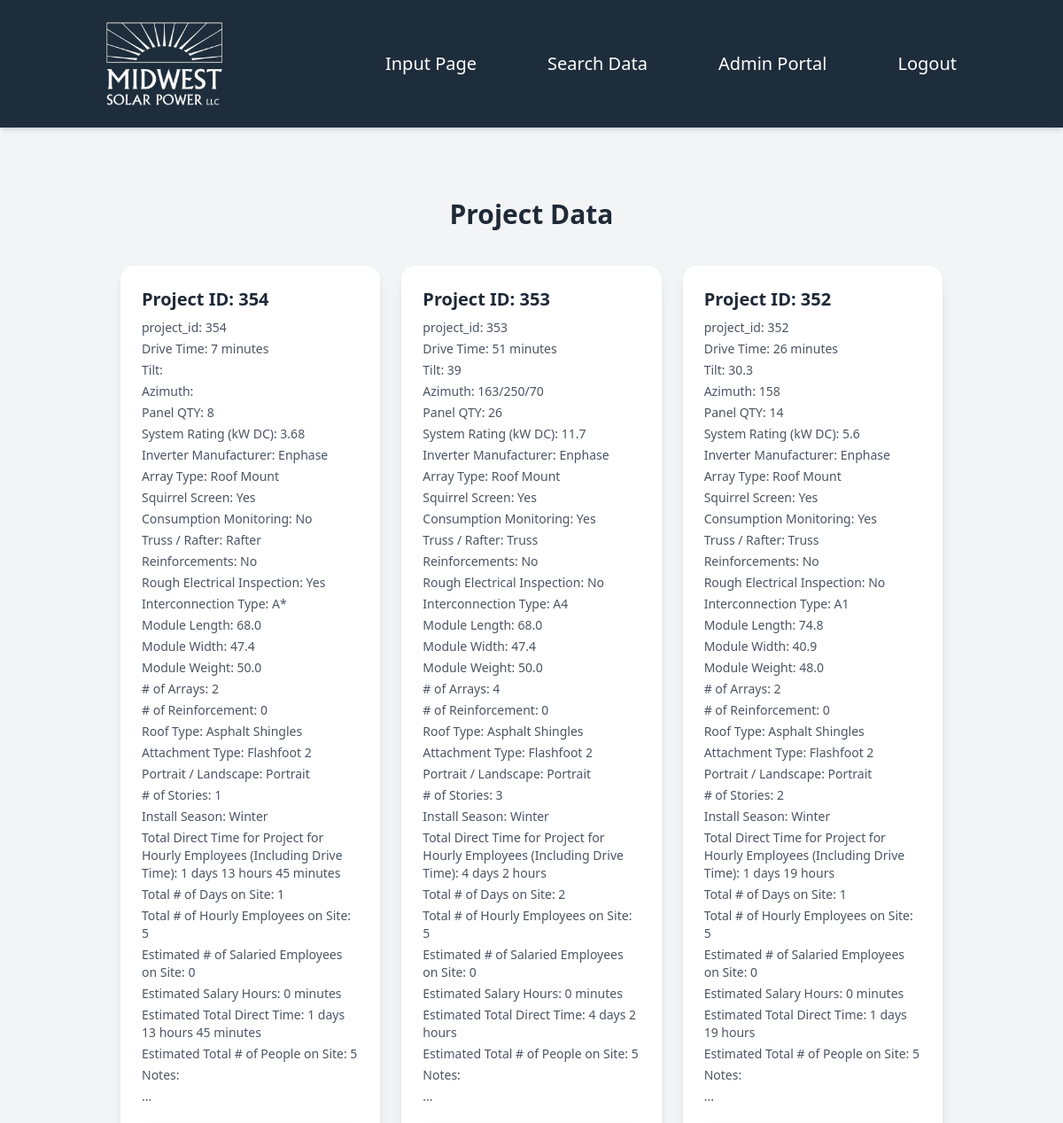
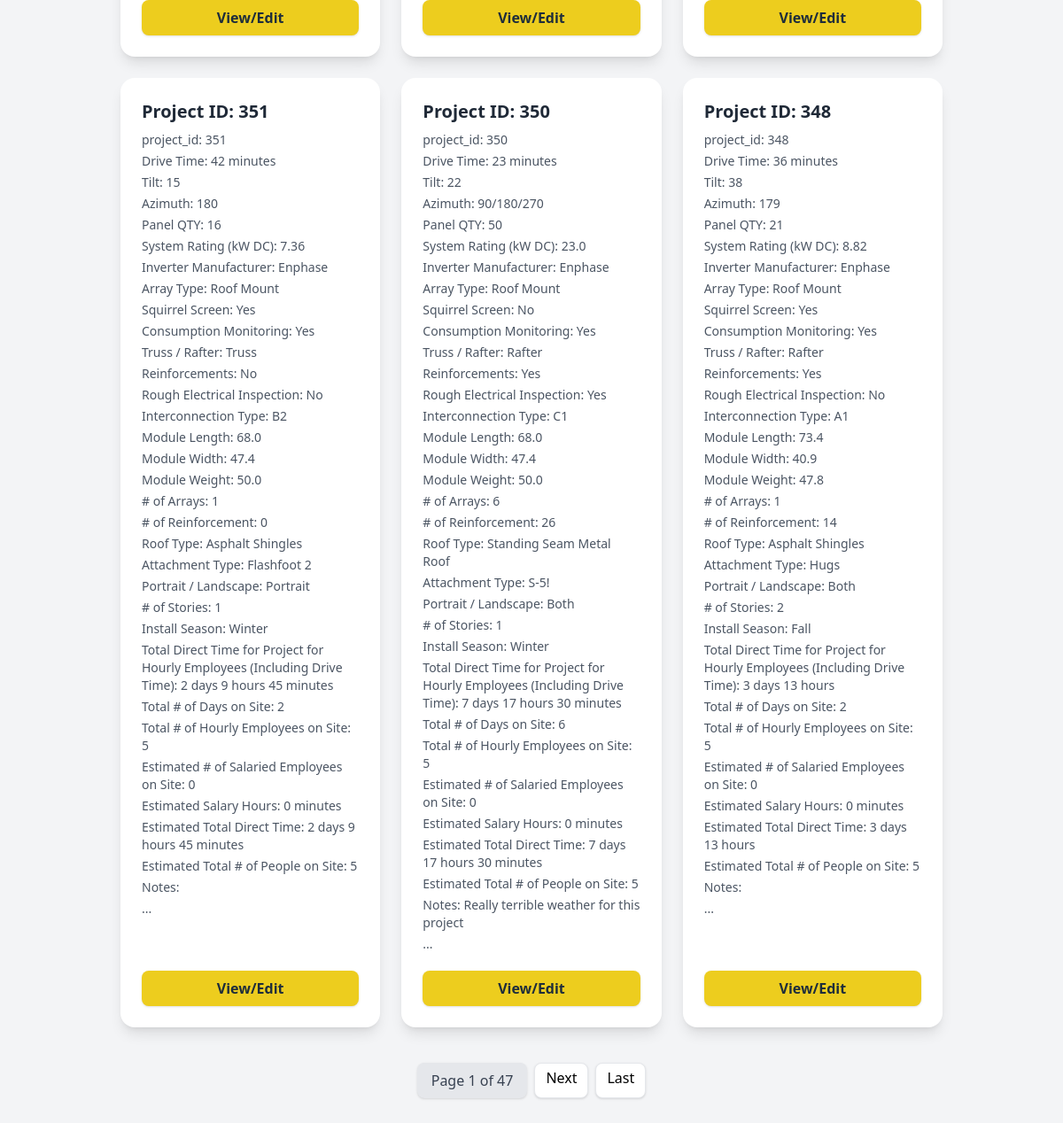
The app's page /search/ (signed in) with its own data (2 pictures, top to bottom).
### app/models.py (models this page shows, shortened)
class DataField(models.Model):
    FIELD_TYPE_CHOICES = [
        ("degrees", "Degrees"),
        ("char", "Text"),
        ("int", "Integer"),
        ("float", "Float"),
        ("bool", "Boolean"),
        ("choice", "Choice"),
        ("time", "Time"),
    ]
    name = models.CharField(max_length=255)
    verbose_name = models.CharField(max_length=255)
    field_type = models.CharField(max_length=20, choices=FIELD_TYPE_CHOICES)
    choices = models.JSONField(blank=True, null=True)
    default_value = models.JSONField(blank=True, null=True)
    archived = models.BooleanField(default=False)
    created_at = models.DateTimeField(auto_now_add=True)
    updated_at = models.DateTimeField(auto_now=True)

### app/views/base.py (the view)
# urls.py: path("search/", views.search_data, name="search"),
@login_required(login_url="/login/")
def search_data(request):
    project_queryset = Project.objects.all().order_by('-project_id')
    paginator = Paginator(project_queryset, 6)
    page_number = request.GET.get('page')
    page_obj = paginator.get_page(page_number)
    page_obj.object_list = [obj.get_all_field_values(by_dict=False) for obj in page_obj.object_list]
    return render(request, "search_data.html", {"page_obj": page_obj})

### app/models.py (called while the page is built)
    def get_all_field_values(self, by_dict=True):
        if by_dict:
            related_field_values = {'project_id': {"value": self.project_id, "type": "int"}}
        else:
            related_field_values = {'project_id': self.project_id}
        for data_field_value in self.field_values.all():
            field = data_field_value.field
            if not field.archived:  # Ensure we only get active fields
                if by_dict:
                    related_field_values[field.verbose_name] = {"value": data_field_value.value, "type": field.field_type, "options": field.choices}
                else:
                    related_field_values[field.verbose_name] = data_field_value.value
        return related_field_values

### app/templatetags/custom_tags.py (called while the page is built)
@register.filter
def dict_get(d, key):
    return d.get(key, "")

### app/templates/search_data.html (shortened to what this page needs)
{% extends "base.html" %}
{% load custom_tags %}
{% block content %}
<div class="bg-gray-100 min-h-screen py-10 px-4">
    <div class="max-w-6xl mx-auto">
        <h1 class="text-3xl font-bold text-center text-gray-800 mb-10">Project Data</h1>
        <div class="grid grid-cols-1 md:grid-cols-2 lg:grid-cols-3 gap-6">
            {% for project in page_obj %}
            <div class="bg-white shadow-lg rounded-2xl p-6 flex flex-col justify-between">
                <div>
                    <h2 class="text-xl font-semibold text-gray-800 mb-2">Project ID: {{ project.project_id }}</h2>
                    {% for key in project %}
                        <p class="text-gray-600 text-sm mb-1">{{key}}: {{ project|dict_get:key }}</p>
                    {% endfor %}
                    <p class="text-gray-600 text-sm mb-1">...</p>
                </div>
                <div class="mt-4">
                    <a href="/view/{{project.project_id}}" class="block text-center bg-[#edcd1e] text-[#1E2D3B] font-semibold py-2 rounded-lg shadow hover:bg-yellow-500 transition duration-200">
                        View/Edit
                    </a>
                </div>
            </div>
            {% empty %}
            <p class="col-span-full text-center text-gray-600">No projects available.</p>
            {% endfor %}
        </div>
        <div class="mt-10 flex justify-center space-x-2">
            <span class="px-4 py-2 bg-gray-200 text-gray-700 rounded-lg shadow">
                Page {{ page_obj.number }} of {{ page_obj.paginator.num_pages }}
            </span>
            {% if page_obj.has_next %}
            <a href="?page={{ page_obj.next_page_number }}" class="px-3 py-1 bg-white border rounded-lg shadow hover:bg-gray-100">Next</a>
            <a href="?page={{ page_obj.paginator.num_pages }}" class="px-3 py-1 bg-white border rounded-lg shadow hover:bg-gray-100">Last</a>
            {% endif %}
        </div>
    </div>
</div>
{% endblock %}

### app/templates/base.html
{% load static tailwind_tags %}
<head>
   {% tailwind_css %}
</head>
<html>
    <body class="bg-gray-100 font-sans">
        <header class="bg-[#1E2D3B] text-white shadow-md py-6">
            <div class="container mx-auto px-8 flex justify-between items-center">
                <a href="/" class="flex items-center space-x-4">
                    <img src="/static/images/logo.png" alt="Logo" class="h-24">
                </a>
                <nav class="flex space-x-20">
                    <a href="/input" class="hover:text-blue-300 text-xl transition font-medium">Input Page</a>
                    <a href="/search" class="hover:text-blue-300 text-xl transition font-medium">Search Data</a>
                    {% if user.is_authenticated %}
                        {% if user.is_superuser %}
                            <a href="/custom-admin" class="hover:text-red-300 text-xl transition font-medium">Admin Portal</a>
                        {% endif %}
                        <a href="/logout" class="hover:text-red-300 text-xl transition font-medium">Logout</a>
                    {% else %}
                        <a href="/login" class="hover:text-green-300 text-xl transition font-medium">Login</a>
                    {% endif %}
                </nav>
            </div>
        </header>
        <main class="container mx-auto px-8 py-10">
            {% block content %}{% endblock %}
        </main>
    </body>
</html>

### records on screen
DataField: project "Drive Time" "Drive Time" "Drive Time" "Drive Time" "Drive Time" "Drive Time", project "7 minutes" "51 minutes" "26 minutes" "42 minutes" "23 minutes" "36 minutes"
DataField: project "Tilt" "Tilt" "Tilt" "Tilt" "Tilt" "Tilt", project "39" "30.3" "15" "22" "38"
DataField: project "Azimuth" "Azimuth" "Azimuth" "Azimuth" "Azimuth" "Azimuth", project "163/250/70" "158" "180" "90/180/270" "179"
DataField: project "Panel QTY" "Panel QTY" "Panel QTY" "Panel QTY" "Panel QTY" "Panel QTY", project "8" "26" "14" "16" "50" "21"
DataField: project "System Rating (kW DC)" "System Rating (kW DC)" "System Rating (kW DC)" "System Rating (kW DC)" "System Rating (kW DC)" "System Rating (kW DC)", project "3.68" "11.7" "5.6" "7.36" "23.0" "8.82"
DataField: project "Inverter Manufacturer" "Inverter Manufacturer" "Inverter Manufacturer" "Inverter Manufacturer" "Inverter Manufacturer" "Inverter Manufacturer", project "Enphase" "Enphase" "Enphase" "Enphase" "Enphase" "Enphase"
DataField: project "Array Type" "Array Type" "Array Type" "Array Type" "Array Type" "Array Type", project "Roof Mount" "Roof Mount" "Roof Mount" "Roof Mount" "Roof Mount" "Roof Mount"
DataField: project "Squirrel Screen" "Squirrel Screen" "Squirrel Screen" "Squirrel Screen" "Squirrel Screen" "Squirrel Screen", project "Yes" "Yes" "Yes" "Yes" "No" "Yes"
DataField: project "Consumption Monitoring" "Consumption Monitoring" "Consumption Monitoring" "Consumption Monitoring" "Consumption Monitoring" "Consumption Monitoring", project "No" "Yes" "Yes" "Yes" "Yes" "Yes"
DataField: project "Truss / Rafter" "Truss / Rafter" "Truss / Rafter" "Truss / Rafter" "Truss / Rafter" "Truss / Rafter", project "Rafter" "Truss" "Truss" "Truss" "Rafter" "Rafter"
DataField: project "Reinforcements" "Reinforcements" "Reinforcements" "Reinforcements" "Reinforcements" "Reinforcements", project "No" "No" "No" "No" "Yes" "Yes"
DataField: project "Rough Electrical Inspection" "Rough Electrical Inspection" "Rough Electrical Inspection" "Rough Electrical Inspection" "Rough Electrical Inspection" "Rough Electrical Inspection", project "Yes" "No" "No" "No" "Yes" "No"
DataField: project "Interconnection Type" "Interconnection Type" "Interconnection Type" "Interconnection Type" "Interconnection Type" "Interconnection Type", project "A*" "A4" "A1" "B2" "C1" "A1"
DataField: project "Module Length" "Module Length" "Module Length" "Module Length" "Module Length" "Module Length", project "68.0" "68.0" "74.8" "68.0" "68.0" "73.4"
DataField: project "Module Width" "Module Width" "Module Width" "Module Width" "Module Width" "Module Width", project "47.4" "47.4" "40.9" "47.4" "47.4" "40.9"
DataField: project "Module Weight" "Module Weight" "Module Weight" "Module Weight" "Module Weight" "Module Weight", project "50.0" "50.0" "48.0" "50.0" "50.0" "47.8"
DataField: project "# of Arrays" "# of Arrays" "# of Arrays" "# of Arrays" "# of Arrays" "# of Arrays", project "2" "4" "2" "1" "6" "1"
DataField: project "# of Reinforcement" "# of Reinforcement" "# of Reinforcement" "# of Reinforcement" "# of Reinforcement" "# of Reinforcement", project "0" "0" "0" "0" "26" "14"
DataField: project "Roof Type" "Roof Type" "Roof Type" "Roof Type" "Roof Type" "Roof Type", project "Asphalt Shingles" "Asphalt Shingles" "Asphalt Shingles" "Asphalt Shingles" "Standing Seam Metal Roof" "Asphalt Shingles"
DataField: project "Attachment Type" "Attachment Type" "Attachment Type" "Attachment Type" "Attachment Type" "Attachment Type", project "Flashfoot 2" "Flashfoot 2" "Flashfoot 2" "Flashfoot 2" "S-5!" "Hugs"
DataField: project "Portrait / Landscape" "Portrait / Landscape" "Portrait / Landscape" "Portrait / Landscape" "Portrait / Landscape" "Portrait / Landscape", project "Portrait" "Portrait" "Portrait" "Portrait" "Both" "Both"
DataField: project "# of Stories" "# of Stories" "# of Stories" "# of Stories" "# of Stories" "# of Stories", project "1" "3" "2" "1" "1" "2"
DataField: project "Install Season" "Install Season" "Install Season" "Install Season" "Install Season" "Install Season", project "Winter" "Winter" "Winter" "Winter" "Winter" "Fall"
DataField: project "Total Direct Time for Project for Hourly Employees (Including Drive Time)" "Total Direct Time for Project for Hourly Employees (Including Drive Time)" "Total Direct Time for Project for Hourly Employees (Including Drive Time)" "Total Direct Time for Project for Hourly Employees (Including Drive Time)" "Total Direct Time for Project for Hourly Employees (Including Drive Time)" "Total Direct Time for Project for Hourly Employees (Including Drive Time)", project "1 days 13 hours 45 minutes" "4 days 2 hours" "1 days 19 hours" "2 days 9 hours 45 minutes" "7 days 17 hours 30 minutes" "3 days 13 hours"
DataField: project "Total # of Days on Site" "Total # of Days on Site" "Total # of Days on Site" "Total # of Days on Site" "Total # of Days on Site" "Total # of Days on Site", project "1" "2" "1" "2" "6" "2"
DataField: project "Total # of Hourly Employees on Site" "Total # of Hourly Employees on Site" "Total # of Hourly Employees on Site" "Total # of Hourly Employees on Site" "Total # of Hourly Employees on Site" "Total # of Hourly Employees on Site", project "5" "5" "5" "5" "5" "5"
DataField: project "Estimated # of Salaried Employees on Site" "Estimated # of Salaried Employees on Site" "Estimated # of Salaried Employees on Site" "Estimated # of Salaried Employees on Site" "Estimated # of Salaried Employees on Site" "Estimated # of Salaried Employees on Site", project "0" "0" "0" "0" "0" "0"
DataField: project "Estimated Salary Hours" "Estimated Salary Hours" "Estimated Salary Hours" "Estimated Salary Hours" "Estimated Salary Hours" "Estimated Salary Hours", project "0 minutes" "0 minutes" "0 minutes" "0 minutes" "0 minutes" "0 minutes"
DataField: project "Estimated Total Direct Time" "Estimated Total Direct Time" "Estimated Total Direct Time" "Estimated Total Direct Time" "Estimated Total Direct Time" "Estimated Total Direct Time", project "1 days 13 hours 45 minutes" "4 days 2 hours" "1 days 19 hours" "2 days 9 hours 45 minutes" "7 days 17 hours 30 minutes" "3 days 13 hours"
DataField: project "Estimated Total # of People on Site" "Estimated Total # of People on Site" "Estimated Total # of People on Site" "Estimated Total # of People on Site" "Estimated Total # of People on Site" "Estimated Total # of People on Site", project "5" "5" "5" "5" "5" "5"
DataField: project "Notes" "Notes" "Notes" "Notes" "Notes" "Notes", project "Really terrible weather for this project"

### other values on screen
{{ project.project_id }} "354" "353" "352" "351" "350" "348"
{{ key }} "project_id" "project_id" "project_id" "project_id" "project_id" "project_id"
{{ project|dict_get:key }} "354" "353" "352" "351" "350" "348"
{{ page_obj.number }} "1"
{{ page_obj.paginator.num_pages }} "47"
